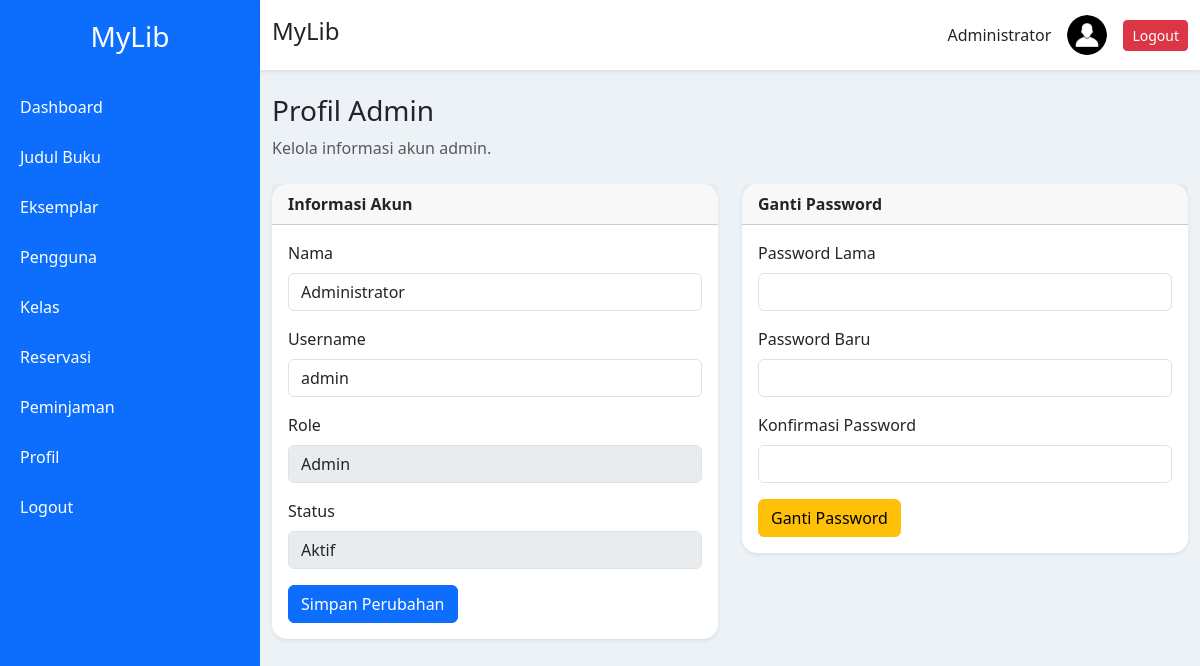
Page /admin/profile/index.php (signed in) on the committed database.
### tables this page shows
CREATE TABLE `users` (
  `id` int NOT NULL,
  `nama` varchar(100) NOT NULL,
  `username` varchar(50) NOT NULL,
  `password` varchar(255) NOT NULL,
  `role` enum('admin','user') NOT NULL,
  `status` enum('Aktif','Nonaktif') NOT NULL DEFAULT 'Aktif',
  `nis` varchar(50) DEFAULT NULL,
  `kelas_id` int DEFAULT NULL,
  `foto` varchar(255) DEFAULT 'default.png',
  `created_at` timestamp NULL DEFAULT CURRENT_TIMESTAMP
);

### admin/profile/index.php (the view, shortened to what this page needs)
<?php
require "../../config/koneksi.php";
$id = (int) $_SESSION['id'];
$query = mysqli_query($koneksi, "
    SELECT *
    FROM users
    WHERE id = $id
    LIMIT 1
");
$user = mysqli_fetch_assoc($query);
include "../../templates/header.php";
?>
<?php include "../../templates/sidebar_admin.php"; ?>
<div class="main">
<?php include "../../templates/navbar.php"; ?>
<div class="container mt-4">
    <div class="mb-4">
        <h3>Profil Admin</h3>
        <p class="text-muted">
            Kelola informasi akun admin.
        </p>
    </div>
    <div class="row">
        <div class="col-md-6 mb-4">
            <div class="card shadow-sm">
                <div class="card-header">
                    <strong>
                        Informasi Akun
                    </strong>
                </div>
                <div class="card-body">
                    <form method="POST">
                        <div class="mb-3">
                            <label class="form-label">
                                Nama
                            </label>
                            <input
                                type="text"
                                name="nama"
                                class="form-control"
                                value="<?= htmlspecialchars($user['nama']); ?>"
                                required
                            >
                        </div>
                        <div class="mb-3">
                            <label class="form-label">
                                Username
                            </label>
                            <input
                                type="text"
                                name="username"
                                class="form-control"
                                value="<?= htmlspecialchars($user['username']); ?>"
                                required
                            >
                        </div>
                        <div class="mb-3">
                            <label class="form-label">
                                Role
                            </label>
                            <input
                                type="text"
                                class="form-control"
                                value="Admin"
                                disabled
                            >
                        </div>
                        <div class="mb-3">
                            <label class="form-label">
                                Status
                            </label>
                            <input
                                type="text"
                                class="form-control"
                                value="<?= htmlspecialchars($user['status']); ?>"
                                disabled
                            >
                        </div>
                        <button
                            type="submit"
                            name="simpan"
                            class="btn btn-primary"
                        >
                            Simpan Perubahan
                        </button>
                    </form>
                </div>
            </div>
        </div>
        <div class="col-md-6 mb-4">
            <div class="card shadow-sm">
                <div class="card-header">
                    <strong>
                        Ganti Password
                    </strong>
                </div>
                <div class="card-body">
                    <form method="POST">
                        <div class="mb-3">
                            <label class="form-label">
                                Password Lama
                            </label>
                            <input
                                type="password"
                                name="password_lama"
                                class="form-control"
                                required
                            >
                        </div>
                        <div class="mb-3">
                            <label class="form-label">
                                Password Baru
                            </label>
                            <input
                                type="password"
                                name="password_baru"
                                class="form-control"
                                minlength="6"
                                required
                            >
                        </div>
                        <div class="mb-3">
                            <label class="form-label">
                                Konfirmasi Password
                            </label>
                            <input
                                type="password"
                                name="konfirmasi_password"
                                class="form-control"
                                minlength="6"
                                required
                            >
                        </div>
                        <button
                            type="submit"
                            name="ganti_password"
                            class="btn btn-warning"
                        >
                            Ganti Password
                        </button>
                    </form>
                </div>
            </div>
        </div>
    </div>
</div>
<?php include "../../templates/footer.php"; ?>

### templates/header.php (style rules this page uses)
body { background:#edf2f7; font-family:Segoe UI; }
.main { margin-left:260px; }
.card { border:none; border-radius:15px; }

### rows in the picture
users: nama "Administrator", username "admin", status "Aktif"

### other values in the picture
$_SESSION['nama'] "Administrator"
